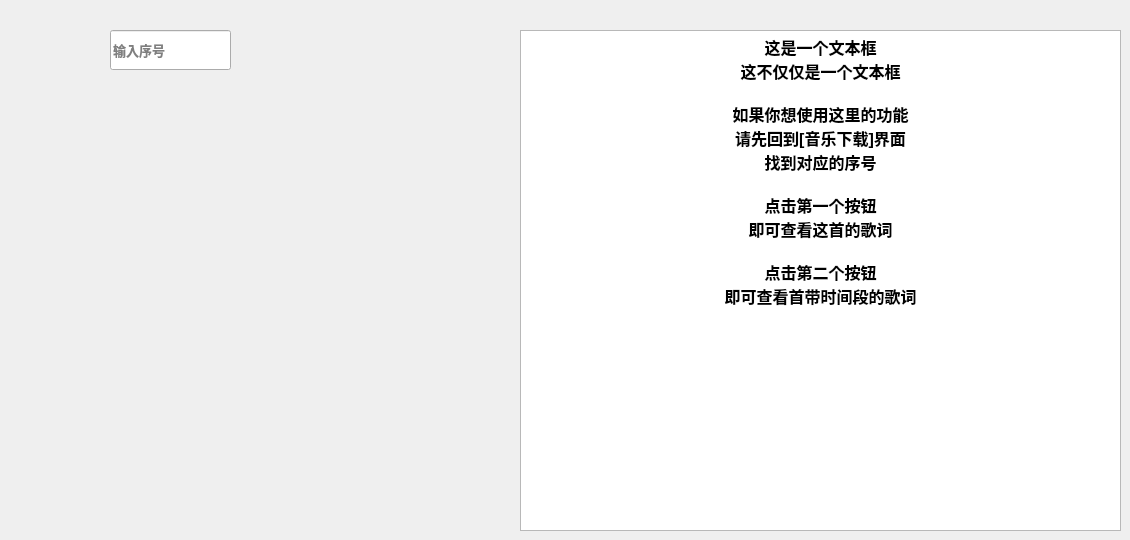
   <widget class="QWidget" name="tab_4">
    <attribute name="title">
     <string>歌词</string>
    </attribute>
    <widget class="QLineEdit" name="lyrics_Edit">
     <property name="geometry">
      <rect>
       <x>110</x>
       <y>30</y>
       <width>121</width>
       <height>40</height>
      </rect>
     </property>
     <property name="font">
      <font>
       <family>思源黑体 CN Bold</family>
       <pointsize>10</pointsize>
       <weight>75</weight>
       <italic>false</italic>
       <bold>true</bold>
       <underline>false</underline>
       <strikeout>false</strikeout>
      </font>
     </property>
     <property name="frame">
      <bool>true</bool>
     </property>
     <property name="placeholderText">
      <string>输入序号</string>
     </property>
    </widget>
    <widget class="QPushButton" name="lyrics_pushButton">
     <property name="geometry">
      <rect>
       <x>140</x>
       <y>100</y>
       <width>50</width>
       <height>50</height>
      </rect>
     </property>
     <property name="font">
      <font>
       <family>思源黑体 CN Bold</family>
       <pointsize>10</pointsize>
       <weight>75</weight>
       <italic>false</italic>
       <bold>true</bold>
       <underline>false</underline>
       <strikeout>false</strikeout>
      </font>
     </property>
     <property name="cursor">
      <cursorShape>PointingHandCursor</cursorShape>
     </property>
     <property name="toolTip">
      <string>查看歌词</string>
     </property>
     <property name="text">
      <string/>
     </property>
     <property name="icon">
      <iconset>
       <normaloff>Image/lyrics.png</normaloff>Image/lyrics.png</iconset>
     </property>
     <property name="iconSize">
      <size>
       <width>50</width>
       <height>50</height>
      </size>
     </property>
     <property name="flat">
      <bool>true</bool>
     </property>
    </widget>
    <widget class="QTextEdit" name="lyrics_textEdit">
     <property name="geometry">
      <rect>
       <x>520</x>
       <y>30</y>
       <width>601</width>
       <height>501</height>
      </rect>
     </property>
     <property name="html">
      <string>&lt;!DOCTYPE HTML PUBLIC &quot;-//W3C//DTD HTML 4.0//EN&quot; &quot;http://www.w3.org/TR/REC-html40/strict.dtd&quot;&gt;
&lt;html&gt;&lt;head&gt;&lt;meta name=&quot;qrichtext&quot; content=&quot;1&quot; /&gt;&lt;style type=&quot;text/css&quot;&gt;
p, li { white-space: pre-wrap; }
&lt;/style&gt;&lt;/head&gt;&lt;body style=&quot; font-family:'思源黑体 CN Bold'; font-size:12pt; font-weight:600; font-style:normal;&quot;&gt;
&lt;p align=&quot;center&quot; style=&quot; margin-top:0px; margin-bottom:0px; margin-left:0px; margin-right:0px; -qt-block-indent:0; text-indent:0px;&quot;&gt;这是一个文本框&lt;/p&gt;
&lt;p align=&quot;center&quot; style=&quot; margin-top:0px; margin-bottom:0px; margin-left:0px; margin-right:0px; -qt-block-indent:0; text-indent:0px;&quot;&gt;这不仅仅是一个文本框&lt;/p&gt;
&lt;p align=&quot;center&quot; style=&quot;-qt-paragraph-type:empty; margin-top:0px; margin-bottom:0px; margin-left:0px; margin-right:0px; -qt-block-indent:0; text-indent:0px;&quot;&gt;&lt;br /&gt;&lt;/p&gt;
&lt;p align=&quot;center&quot; style=&quot; margin-top:0px; margin-bottom:0px; margin-left:0px; margin-right:0px; -qt-block-indent:0; text-indent:0px;&quot;&gt;如果你想使用这里的功能&lt;/p&gt;
&lt;p align=&quot;center&quot; style=&quot; margin-top:0px; margin-bottom:0px; margin-left:0px; margin-right:0px; -qt-block-indent:0; text-indent:0px;&quot;&gt;请先回到[音乐下载]界面&lt;/p&gt;
&lt;p align=&quot;center&quot; style=&quot; margin-top:0px; margin-bottom:0px; margin-left:0px; margin-right:0px; -qt-block-indent:0; text-indent:0px;&quot;&gt;找到对应的序号&lt;/p&gt;
&lt;p align=&quot;center&quot; style=&quot;-qt-paragraph-type:empty; margin-top:0px; margin-bottom:0px; margin-left:0px; margin-right:0px; -qt-block-indent:0; text-indent:0px;&quot;&gt;&lt;br /&gt;&lt;/p&gt;
&lt;p align=&quot;center&quot; style=&quot; margin-top:0px; margin-bottom:0px; margin-left:0px; margin-right:0px; -qt-block-indent:0; text-indent:0px;&quot;&gt;点击第一个按钮&lt;/p&gt;
&lt;p align=&quot;center&quot; style=&quot; margin-top:0px; margin-bottom:0px; margin-left:0px; margin-right:0px; -qt-block-indent:0; text-indent:0px;&quot;&gt;即可查看这首的歌词&lt;/p&gt;
&lt;p align=&quot;center&quot; style=&quot;-qt-paragraph-type:empty; margin-top:0px; margin-bottom:0px; margin-left:0px; margin-right:0px; -qt-block-indent:0; text-indent:0px;&quot;&gt;&lt;br /&gt;&lt;/p&gt;
&lt;p align=&quot;center&quot; style=&quot; margin-top:0px; margin-bottom:0px; margin-left:0px; margin-right:0px; -qt-block-indent:0; text-indent:0px;&quot;&gt;点击第二个按钮&lt;/p&gt;
&lt;p align=&quot;center&quot; style=&quot; margin-top:0px; margin-bottom:0px; margin-left:0px; margin-right:0px; -qt-block-indent:0; text-indent:0px;&quot;&gt;即可查看首带时间段的歌词&lt;/p&gt;&lt;/body&gt;&lt;/html&gt;</string>
     </property>
    </widget>
    <widget class="QPushButton" name="lyrics_pushButton_2">
     <property name="geometry">
      <rect>
       <x>140</x>
       <y>200</y>
       <width>50</width>
       <height>50</height>
      </rect>
     </property>
     <property name="font">
      <font>
       <family>思源黑体 CN Bold</family>
       <pointsize>10</pointsize>
       <weight>75</weight>
       <italic>false</italic>
       <bold>true</bold>
       <underline>false</underline>
       <strikeout>false</strikeout>
      </font>
     </property>
     <property name="cursor">
      <cursorShape>PointingHandCursor</cursorShape>
     </property>
     <property name="toolTip">
      <string>查看歌词(T)</string>
     </property>
     <property name="text">
      <string/>
     </property>
     <property name="icon">
      <iconset>
       <normaloff>Image/lyrics1.png</normaloff>Image/lyrics1.png</iconset>
     </property>
     <property name="iconSize">
      <size>
       <width>50</width>
       <height>50</height>
      </size>
     </property>
     <property name="flat">
      <bool>true</bool>
     </property>
    </widget>
    <widget class="QLabel" name="lyrics_show_label">
     <property name="geometry">
      <rect>
       <x>110</x>
       <y>320</y>
       <width>391</width>
       <height>40</height>
      </rect>
     </property>
     <property name="font">
      <font>
       <family>微软雅黑</family>
       <pointsize>12</pointsize>
       <weight>75</weight>
       <italic>false</italic>
       <bold>true</bold>
       <underline>false</underline>
       <strikeout>false</strikeout>
       <kerning>true</kerning>
      </font>
     </property>
     <property name="text">
      <string/>
     </property>
    </widget>
   </widget>
